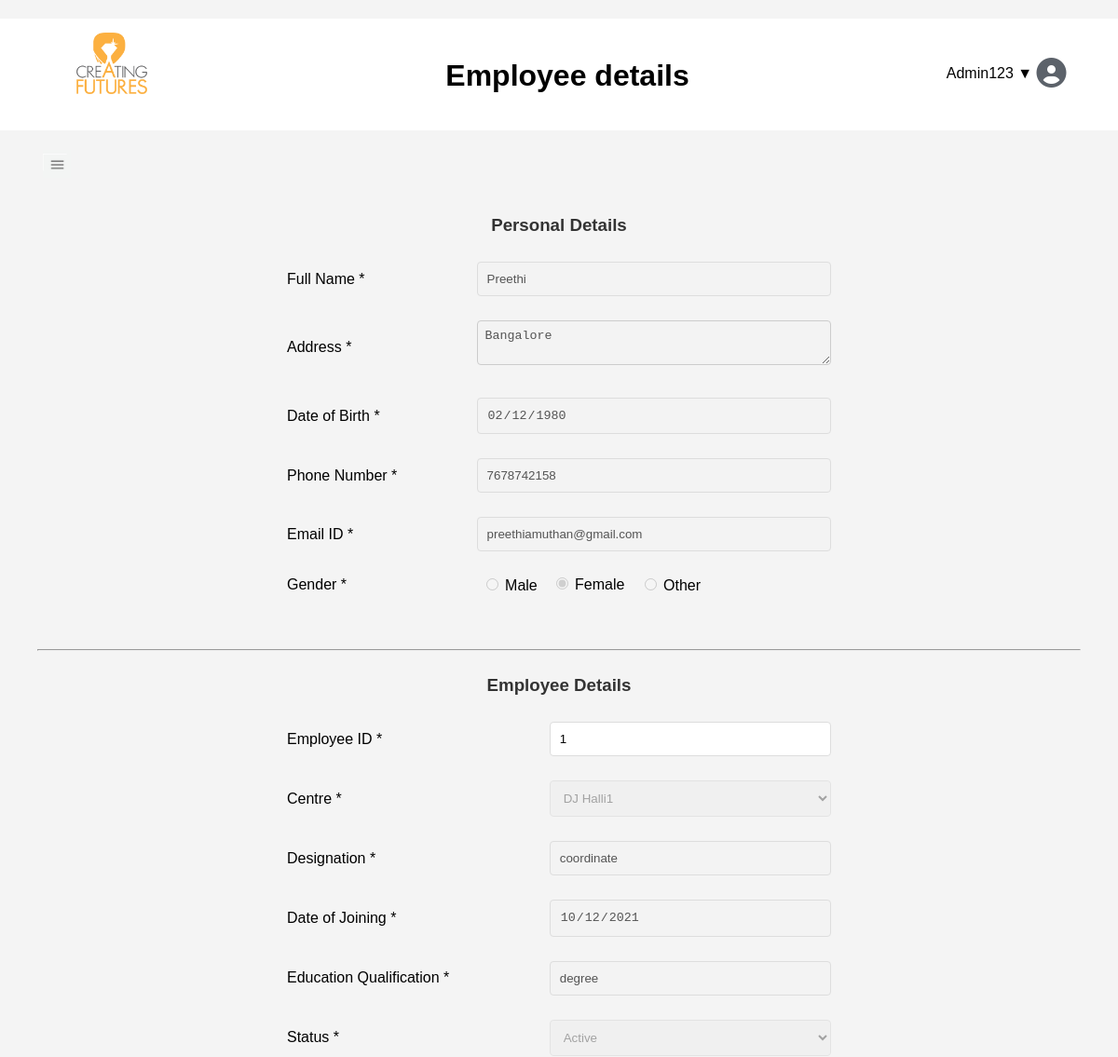
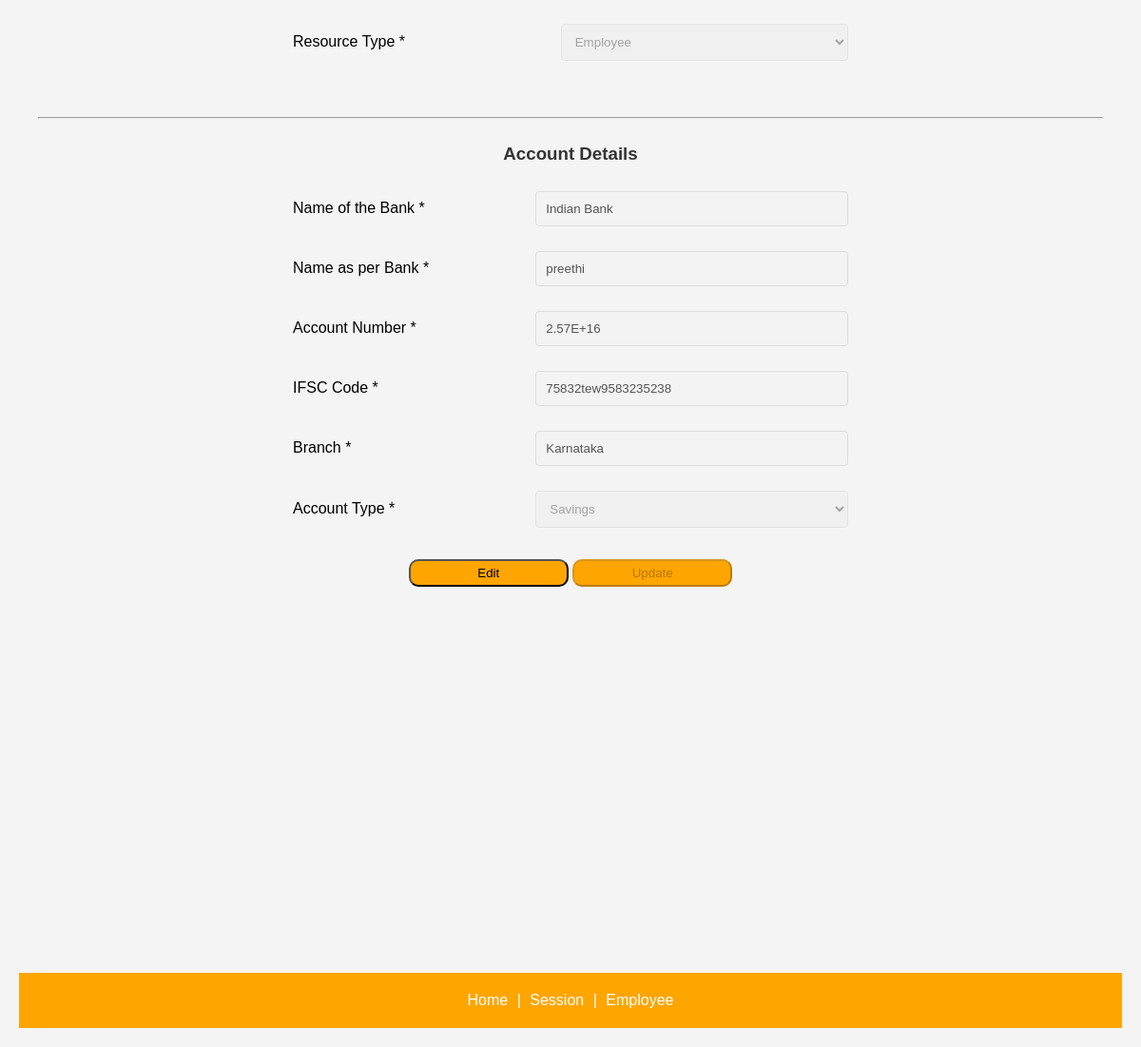
The app's page /employee/1/ (signed in), older data (2 pictures, top to bottom).
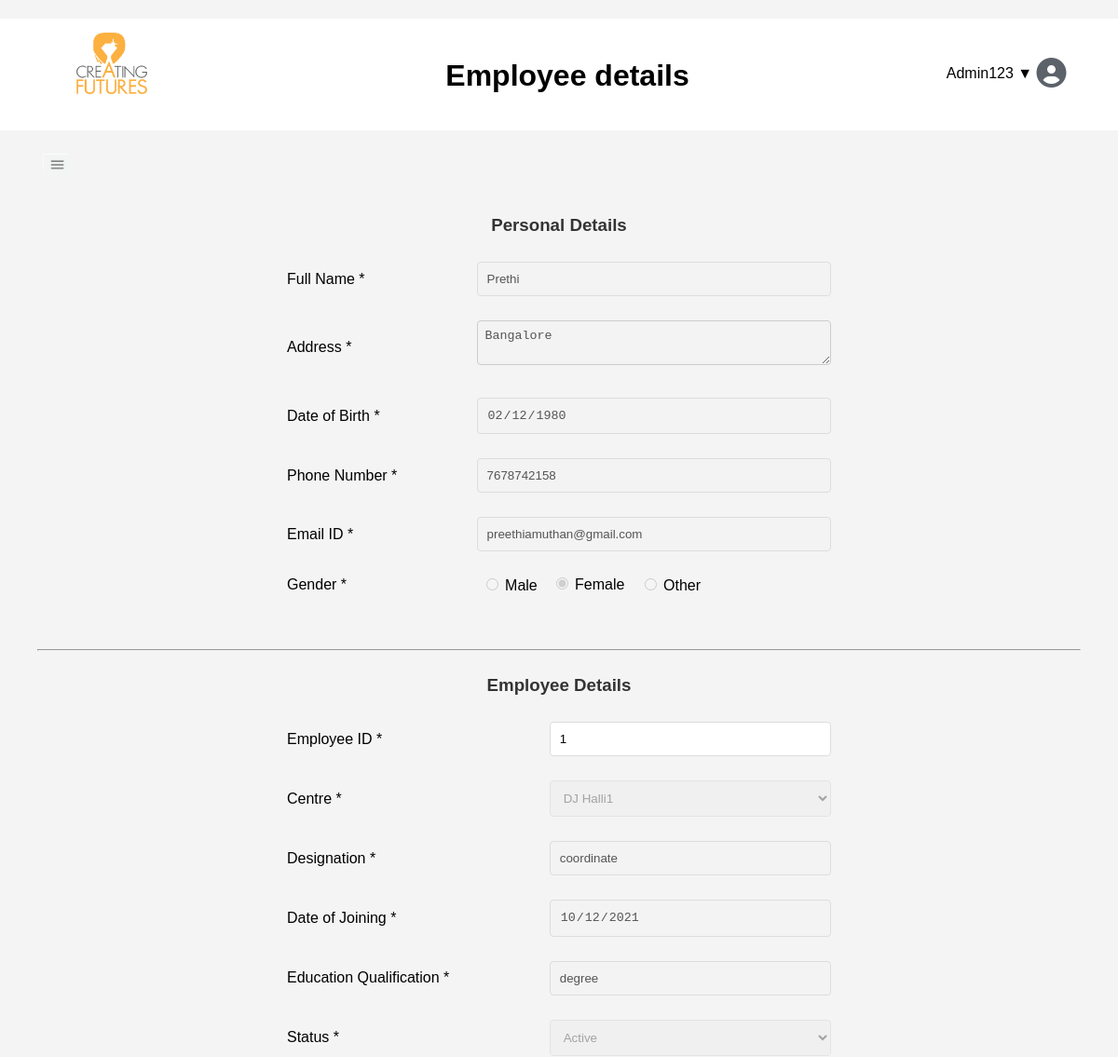
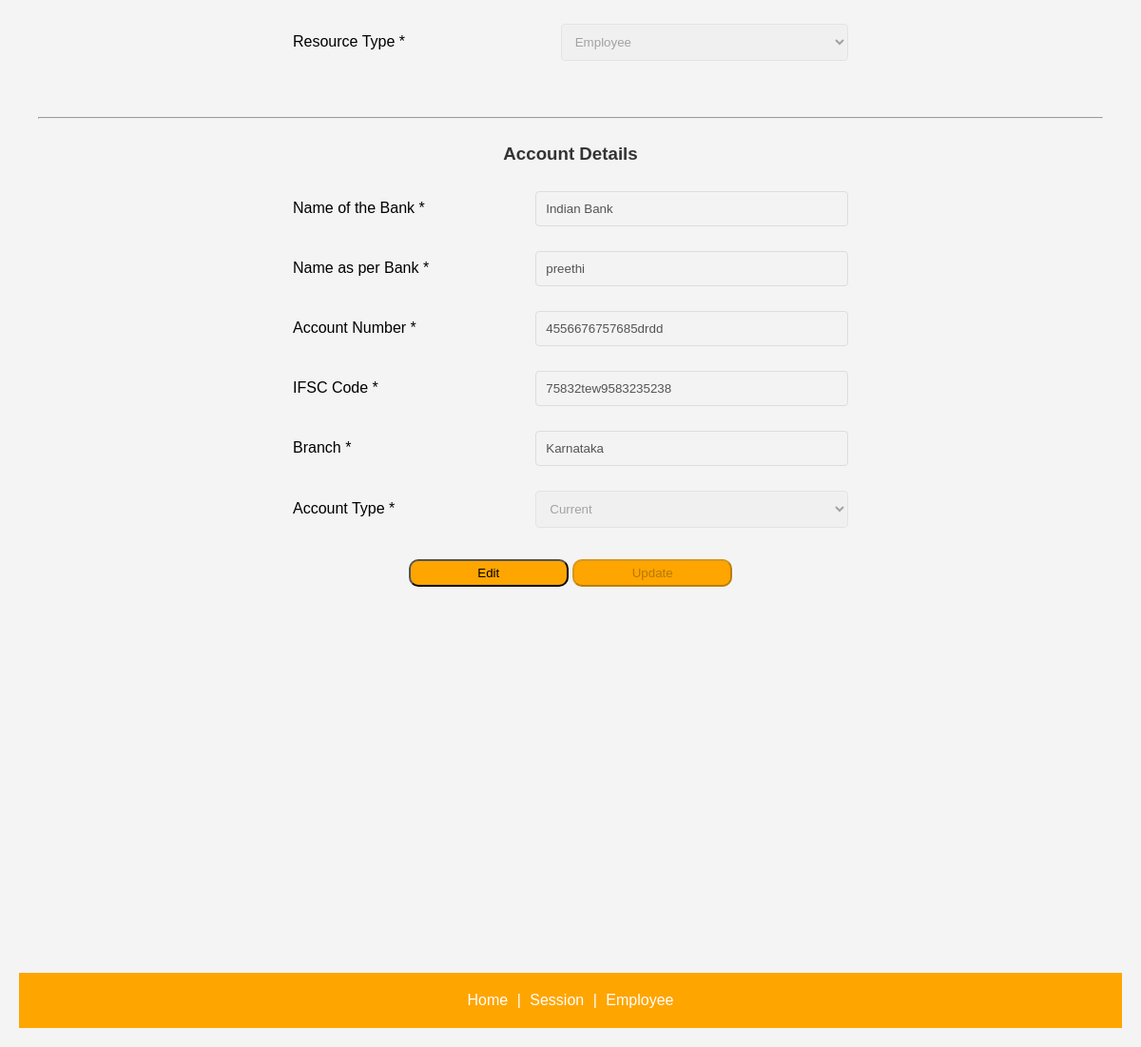
The same page, newer data (2 pictures, top to bottom).
### Emp_app/models.py (models this page shows)
class EmpDetails(models.Model):
    emp_id = models.AutoField(db_column='EMP_ID', primary_key=True, blank=True)  # Field name made lowercase.
    username = models.ForeignKey('AuthUser', models.DO_NOTHING, db_column='username', to_field='username', blank=True, null=True)
    fullname = models.CharField(max_length=255,blank=True, null=True)
    address = models.CharField(blank=True, null=True,max_length=255)
    dob = models.CharField(max_length=255,db_column='Dob', blank=True, null=True)  # Field name made lowercase.
    phone_number = models.IntegerField(db_column='Phone_Number', blank=True, null=True)  # Field name made lowercase.
    email_id = models.CharField(max_length=255,db_column='Email_Id', blank=True, null=True)  # Field name made lowercase.
    gender = models.CharField(max_length=255,db_column='Gender', blank=True, null=True)  # Field name made lowercase.
    center = models.CharField(max_length=100,db_column='Center', blank=True, null=True)  # Field name made lowercase.
    designation = models.CharField(max_length=255,db_column='Designation', blank=True, null=True)  # Field name made lowercase.
    date_of_joining = models.CharField(max_length=255,db_column='Date_of_Joining', blank=True, null=True)  # Field name made lowercase.
    education_qualification = models.CharField(max_length=255,db_column='Education_Qualification', blank=True, null=True)  # Field name made lowercase.
    status = models.IntegerField(db_column='Status', blank=True, null=True)  # Field name made lowercase.
    resource_type = models.IntegerField(db_column='Resource_Type', blank=True, null=True)  # Field name made lowercase.
    date_of_resigning = models.CharField(max_length=255,db_column='Date_of_resigning', blank=True, null=True)  # Field name made lowercase.
    bank_name = models.CharField(max_length=255,db_column='Bank_Name', blank=True, null=True)  # Field name made lowercase.
    name_as_per_bank = models.CharField(max_length=255,db_column='Name_As_per_Bank', blank=True, null=True)  # Field name made lowercase.
    account_number = models.CharField(db_column='Account_Number', blank=True, null=True, max_length=255)  # Field name made lowercase.
    ifsc = models.CharField(max_length=255,db_column='IFSC', blank=True, null=True)  # Field name made lowercase.
    branch = models.CharField(max_length=255,db_column='Branch', blank=True, null=True)  # Field name made lowercase.
    account_type = models.IntegerField(db_column='Account_Type', blank=True, null=True)  # Field name made lowercase.
    class Meta:
        managed = False
        db_table = 'Emp_details'

### Emp_app/views.py (the view)
# urls.py: path('employee/', views.employee, name='employee'),
@login_required
def employee(request, emp_id=None):
    if request.user.is_staff:
        if emp_id:
            emp_details = get_object_or_404(EmpDetails, emp_id__iexact=emp_id)
        else:
            emp_details = get_object_or_404(EmpDetails, username=request.user.username)
    else:
        emp_details = get_object_or_404(EmpDetails, username=request.user.username)
    return render(request, 'Emp_app/employee.html', {'employee': emp_details})

### Emp_app/templates/Emp_app/employee.html (shortened to what the changed rows need)
{% extends "Emp_app/base.html" %}
{% block header %}
<div class="fixed-header">
    <h1 style=" margin-top: -25px; ">Employee details</h1>
</div>
{% endblock %}
{% block content %}
<center>
    <form method="POST" action="{% url 'saveemployee' %}" name="employeeForm">
        <br /><br />
        <table name="tblPersonalDetails">
            <tr>
                <td><input type="text" name="fullname" id="fullname" data-dbname="fullname" required disabled value="{{employee.fullname}}"></td>
            </tr>
            <tr>
                <td><textarea id="address" name="address" data-dbname="address" required disabled value="{{employee.address}}"></textarea></td>
            </tr>
            <tr>
                <td><input type="date" name="dob" id="dateOfBirth" data-dbname="dob" required disabled value="{{employee.dob}}"></td>
            </tr>
            <tr>
                <td><input type="number" name="phonenumber" id="phoneNumber" data-dbname="phone_number" required disabled value="{{employee.phone_number}}"></td>
            </tr>
            <tr>
                <td><input type="email" name="emailId" id="emailId" data-dbname="email_id" required disabled value="{{employee.email_id}}"></td>
            </tr>
        </table>
        <br><hr><br>
        <table>
            <tr>
                <td><input type="text" id="employeeId" name="employeeId" data-dbname="emp_id" required readonly value="{{employee.emp_id}}"></td>
            </tr>
            <tr>
                <td>
                    <select id="centre" name="center" data-dbname="center" required disabled value="{{employee.center}}">
                        <option value="1">DJ Halli1</option>
                    </select>
                </td>
            </tr>
            <tr>
                <td><input type="text" name="designation" id="designation" data-dbname="designation" required disabled value="{{employee.designation}}"></td>
            </tr>
            <tr>
                <td><input type="date" name="dateofJoining" id="dateofJoining" data-dbname="date_of_joining" placeholder="dd-mm-YYYY" required disabled value="{{employee.date_of_joining}}"></td>
            </tr>
            <tr>
                <td><input type="text" name="educationQualification" id="educationQualification" data-dbname="education_qualification" required disabled value="{{employee.education_qualification}}"></td>
            </tr>
            <tr>
                <td>
                    <select id="status" name="status" data-dbname="status" required disabled onchange="handleStatusChange()" value="{{employee.status}}">
                        <option value="1">Active</option>
                    </select>
                </td>
            </tr>
            <tr>
                <td>
                    <select id="resourceType" name="resourceType" data-dbname="resource_type" required disabled value="{{employee.status}}">
                        <option value="1">Employee</option>
                    </select>
                </td>
            </tr>
        </table>
        <br><hr><br>
        <table>
            <tr>
                <td><input type="text" name="bankName" id="bankName" data-dbname="bank_name" required disabled value="{{employee.bank_name}}"></td>
            </tr>
            <tr>
                <td><input type="text" name="nameAsPerBank" id="nameAsPerBank" data-dbname="name_as_per_bank" required disabled value="{{employee.name_as_per_bank}}"></td>
            </tr>
            <tr>
                <td><input type="text" name="accountNumber" id="accountNumber" data-dbname="account_number" required disabled value="{{employee.account_number}}" oninput="this.value = this.value.replace(/[^0-9]/g, '');"></td>
            </tr>
            <tr>
                <td><input type="text" name="ifscCode" id="ifscCode" data-dbname="ifsc" required disabled value="{{employee.ifsc}}"></td>
            </tr>
            <tr>
                <td><input type="text" name="branchName" id="branchName" data-dbname="branch" required disabled value="{{employee.branch}}"></td>
            </tr>
            <tr>
                <td>
                    <select id="accountType" name="accountType" data-dbname="account_type" required disabled value="{{employee.account_type}}">
                        <option value="1">Savings</option>
                        <option value="2">Current</option>
                    </select>
                </td>
            </tr>
        </table>
    </form><br><br>
</center>
{% endblock %}

Row changes from the older to the newer data that the page shows:
changed EmpDetails "Bangalore": fullname "Preethi" → "Prethi"; accountNumber "2.57E+16" → "4556676757685drdd"; accountType "Savings" → "Current"
